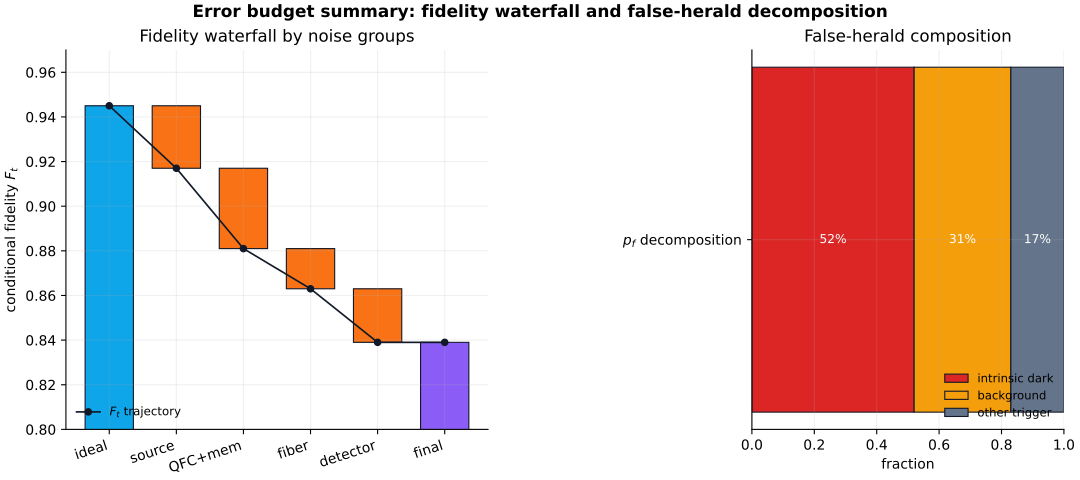

Write the Python code that produced this figure.
import pathlib

import matplotlib.pyplot as plt
import numpy as np


def _waterfall_series():
    labels = ["ideal", "source", "QFC+mem", "fiber", "detector", "final"]
    # Normalized marginal degradation for a representative baseline.
    drops = [0.0, 0.028, 0.036, 0.018, 0.024, 0.0]
    ft_ideal = 0.945
    levels = [ft_ideal]
    for d in drops[1:-1]:
        levels.append(levels[-1] - d)
    levels.append(levels[-1])
    return labels, np.array(drops), np.array(levels)


def main() -> None:
    plt.rcParams.update(
        {
            "font.family": "DejaVu Sans",
            "axes.spines.top": False,
            "axes.spines.right": False,
            "axes.grid": True,
            "grid.alpha": 0.18,
        }
    )

    labels, drops, levels = _waterfall_series()
    x = np.arange(len(labels))

    fig = plt.figure(figsize=(10.8, 4.8), constrained_layout=True)
    gs = fig.add_gridspec(1, 2, width_ratios=[1.15, 0.85], wspace=0.25)
    ax0 = fig.add_subplot(gs[0, 0])
    ax1 = fig.add_subplot(gs[0, 1])

    bar_bottom = np.r_[0.0, levels[:-2], 0.0]
    bar_height = np.r_[levels[0], -drops[1:-1], levels[-1]]
    colors = ["#0ea5e9", "#f97316", "#f97316", "#f97316", "#f97316", "#8b5cf6"]
    ax0.bar(x, bar_height, bottom=bar_bottom, color=colors, width=0.72, edgecolor="#111827", linewidth=0.8)
    ax0.plot(x, levels, "o-", color="#111827", lw=1.2, ms=4.5, label=r"$F_t$ trajectory")
    ax0.set_xticks(x, labels, rotation=18, ha="right")
    ax0.set_ylabel(r"conditional fidelity $F_t$")
    ax0.set_ylim(0.80, 0.97)
    ax0.set_title("Fidelity waterfall by noise groups")
    ax0.legend(frameon=False, fontsize=8.5, loc="lower left")

    false_components = np.array([0.52, 0.31, 0.17])
    false_labels = ["intrinsic dark", "background", "other trigger"]
    false_colors = ["#dc2626", "#f59e0b", "#64748b"]
    left = 0.0
    for frac, lab, col in zip(false_components, false_labels, false_colors):
        ax1.barh([0], [frac], left=left, color=col, edgecolor="#111827", linewidth=0.8, label=lab, height=0.46)
        ax1.text(left + frac / 2, 0, f"{100*frac:.0f}%", ha="center", va="center", fontsize=8.8, color="white")
        left += frac
    ax1.set_xlim(0.0, 1.0)
    ax1.set_yticks([0], ["$p_f$ decomposition"])
    ax1.set_xlabel("fraction")
    ax1.set_title("False-herald composition")
    ax1.legend(frameon=False, fontsize=8.4, loc="lower right")

    fig.suptitle("Error budget summary: fidelity waterfall and false-herald decomposition", fontsize=12.2, fontweight="bold")
    out_path = pathlib.Path(__file__).with_suffix(".pdf")
    fig.savefig(out_path, dpi=220)
    plt.close(fig)


if __name__ == "__main__":
    main()
